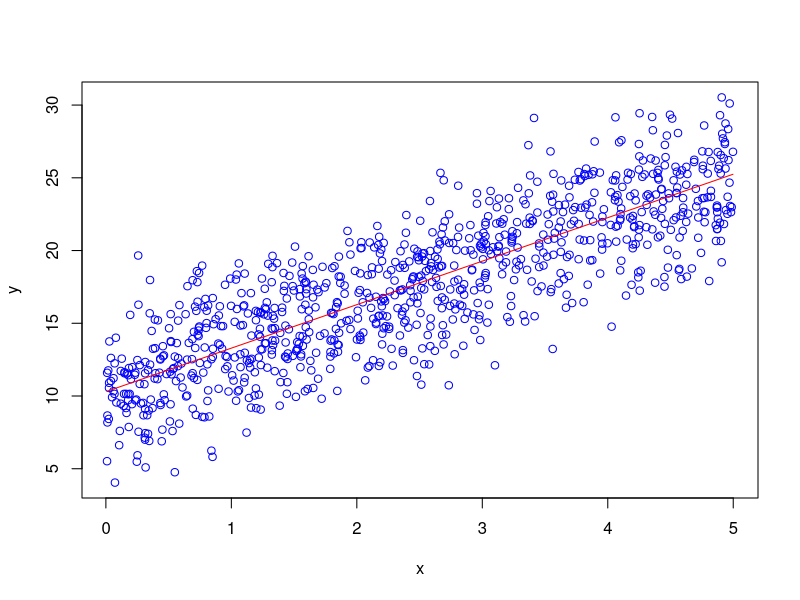
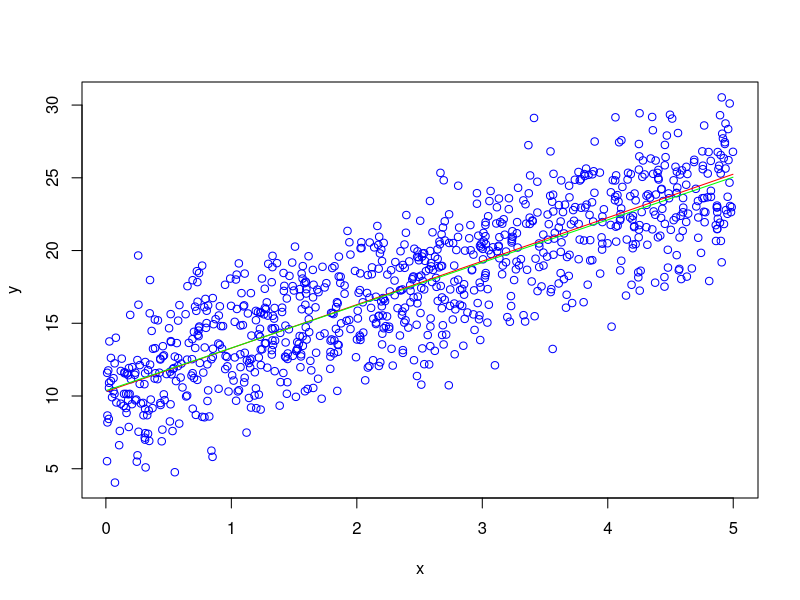
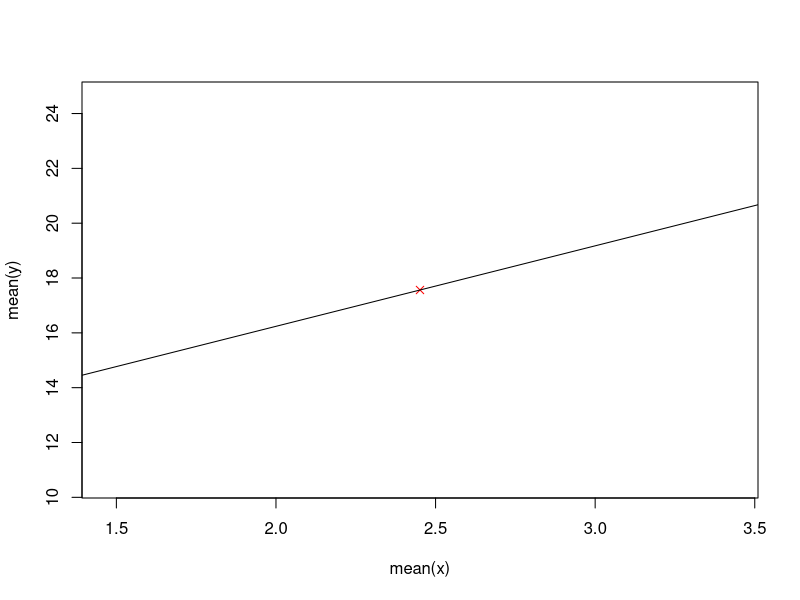
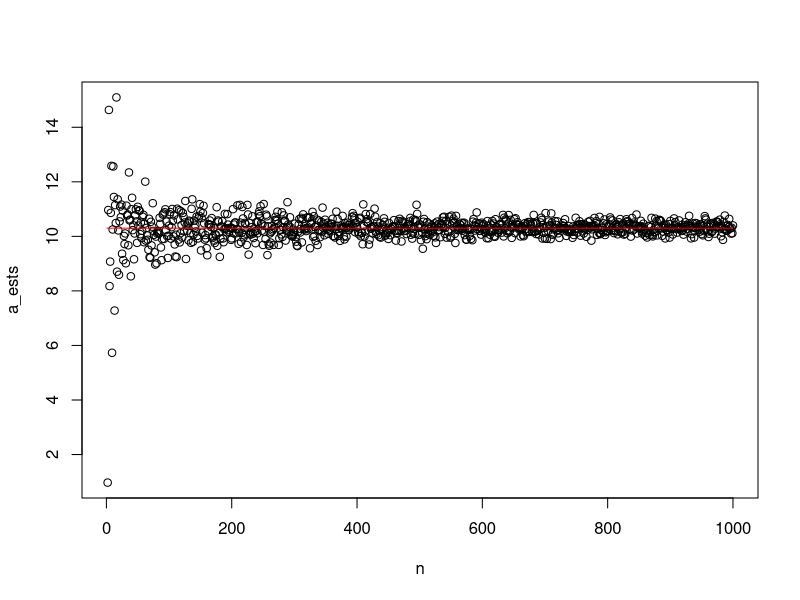
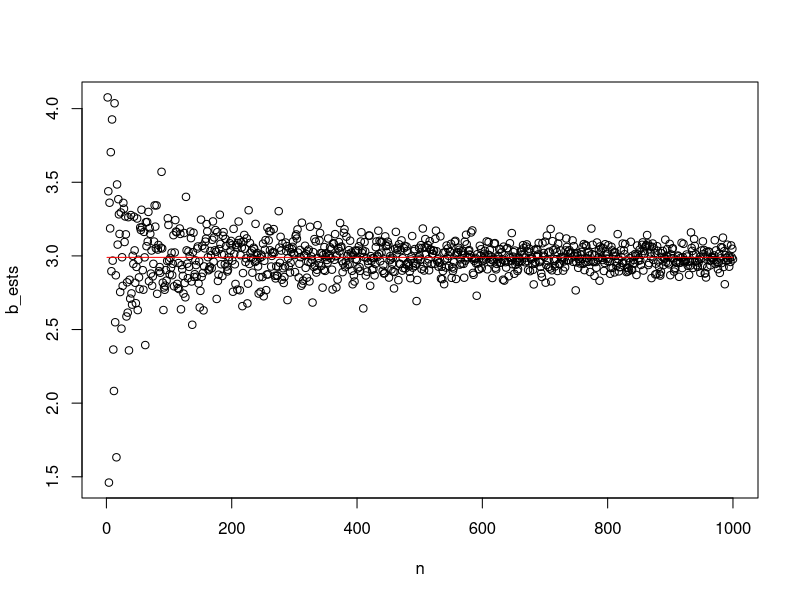

The R source for these figures, in order: (Note: this script raises an error after producing the figures.)
## ---- chunk 1
knitr::opts_chunk$set(echo = FALSE)
options(warn=-1)
## ---- chunk 2
a0<-round(runif(1,3,15),2)  
b0<-round(runif(1,1,5),2)  
s0<-round(runif(1,1,3),2)
## ---- chunk 3
# n est une valeure aléatoire comprise entre 200 et 1000
# (si on veut des résultats toujours a peu près similaire on peut aussi fixer la variable)
n <- sample(200:1000,1, replace=F) 
x <- runif(n, 0, 5)
## ---- chunk 4
y <- c()
for(xi in x) {
  y <- c(y, rnorm(1, a0 + xi*b0, s0))
}
## ---- chunk 5
# y en fonction de x (plot)
plot(x, y, col = "blue")
# b0*x + a0 (courbe) 
lines(x, a0 + x*b0, add=TRUE, col = "red")
## ---- chunk 6
b_estim <- function(x, y) {
  if (length(x) != length(y)) {
    stop("x et y n'ont pas la même taille")
  }
  n <- length(x)
  sxY <- mean(x*y)-mean(x)*mean(y)
  s2x <- mean((x - mean(x))**2)
  return(sxY/s2x)
}
a_estim <- function(x, y) {
  if (length(x) != length(y)) {
    stop("x et y n'ont pas la même taille")
  }
  b_est <- b_estim(x, y)
  return(mean(y) - b_est*mean(x))
}
sigma_estim <- function(x, y) {
  if (length(x) != length(y)) {
    stop("x et y n'ont pas la même taille")
  }
  a_est <- a_estim(x, y)
  b_est <- b_estim(x, y)
  # Erreur dans le sujet ? pas de sqrt ici normalement mais sans les résultats ne sont plus cohérents
  return(sqrt(mean((y - a_est - b_est*x)**2)))
}
## ---- chunk 7
a_est <- a_estim(x, y)
a_est
## ---- chunk 8
b_est <- b_estim(x, y)
b_est
## ---- chunk 9
sigma_est <- sigma_estim(x, y)
sigma_est
## ---- chunk 10
plot(x, y, col="blue")
lines(x, a0 + x*b0, add=TRUE, col="red")
y_ests <- a_est + b_est*x
lines(x, y_ests, add=TRUE, col="green")
## ---- chunk 11
# e_ests est le vecteur des résidus
e_ests <- y - y_ests
sum(e_ests)
## ---- chunk 12
plot(mean(x), mean(y), col="red", pch=4)
lines(x, y_ests, col="black", add=TRUE)
## ---- chunk 13
donnees <- data.frame(varx = c(0, 0.2, 0.3, 0.6), vary = c(1.01, 1.44, 1.55, 2.1))
reg<-lm(vary~varx, data = donnees)
## ---- chunk 14
donnees <- data.frame(varx = x, vary = y)
reg <- lm(vary~varx, data = donnees)
summary(reg)
## ---- chunk 15
n = seq(1, 1000, by=1)
a_ests = c()
b_ests = c()
for (ni in n) {
  x2 <- runif(ni, 0, 5)
  y2 <- c()
  for(xi in x2) {
    y2 <- c(y2, rnorm(1, a0 + xi*b0, s0))
  }
  a_ests = c(a_ests, a_estim(x2, y2))
  b_ests = c(b_ests, b_estim(x2, y2))
}
## ---- chunk 16
plot(n, a_ests, col="black")
lines(n, n*0 + a0, col="red", add=TRUE)
## ---- chunk 17
plot(n, b_ests, col="black")
lines(n, n*0 + b0, col="red", add=TRUE)
## ---- chunk 18
anscombe <- read.csv('Jeux_Donnees/anscombe.csv')
anscombe
## ---- chunk 19
anscombe[,which(colnames(anscombe) %in% c("X1","Y1"))]
plot(anscombe$X1, anscombe$Y1)
## ---- chunk 20
anscombe[,which(colnames(anscombe) %in% c("X2","Y2"))]
plot(anscombe$X2, anscombe$Y2)
## ---- chunk 21
anscombe[,which(colnames(anscombe) %in% c("X3","Y3"))]
plot(anscombe$X3, anscombe$Y3)
## ---- chunk 22
anscombe[,which(colnames(anscombe) %in% c("X4","Y4"))]
plot(anscombe$X4, anscombe$Y4)
## ---- chunk 23
reg<-lm(anscombe$Y1~anscombe$X1)
summary(reg)
plot(anscombe$X1, anscombe$Y1)
abline(reg)
reg$coefficient # a=3 et b=0.5 (environ)

reg2<-lm(anscombe$Y2~anscombe$X2)
summary(reg2)
plot(anscombe$X2, anscombe$Y2)
abline(reg2)
reg2$coefficient

reg3<-lm(anscombe$Y3~anscombe$X3)
summary(reg3)
plot(anscombe$X3, anscombe$Y3)
abline(reg3)
reg3$coefficient

reg4<-lm(anscombe$Y4~anscombe$X4)
summary(reg4)
plot(anscombe$X4, anscombe$Y4)
abline(reg4)
reg4$coefficient
